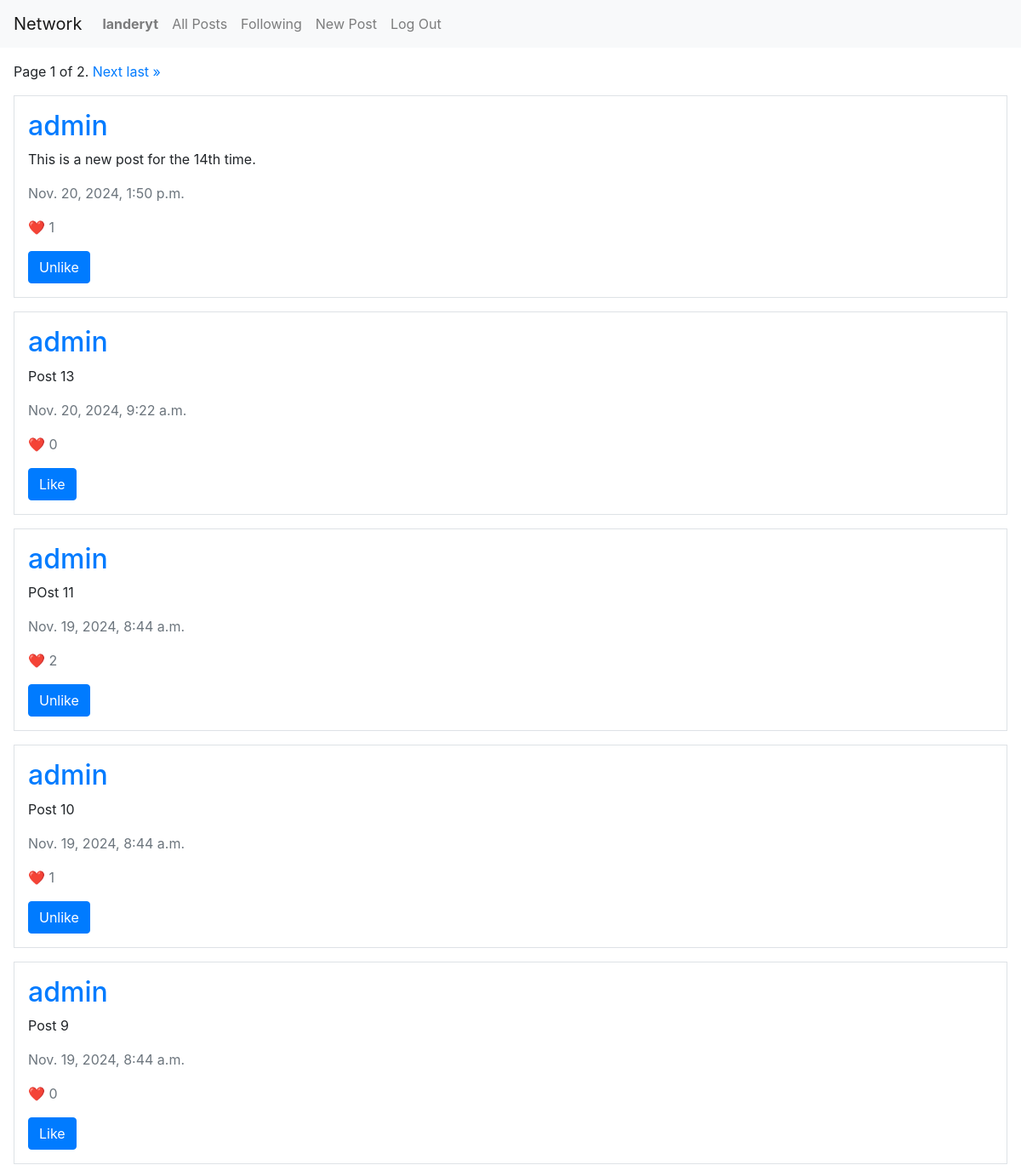
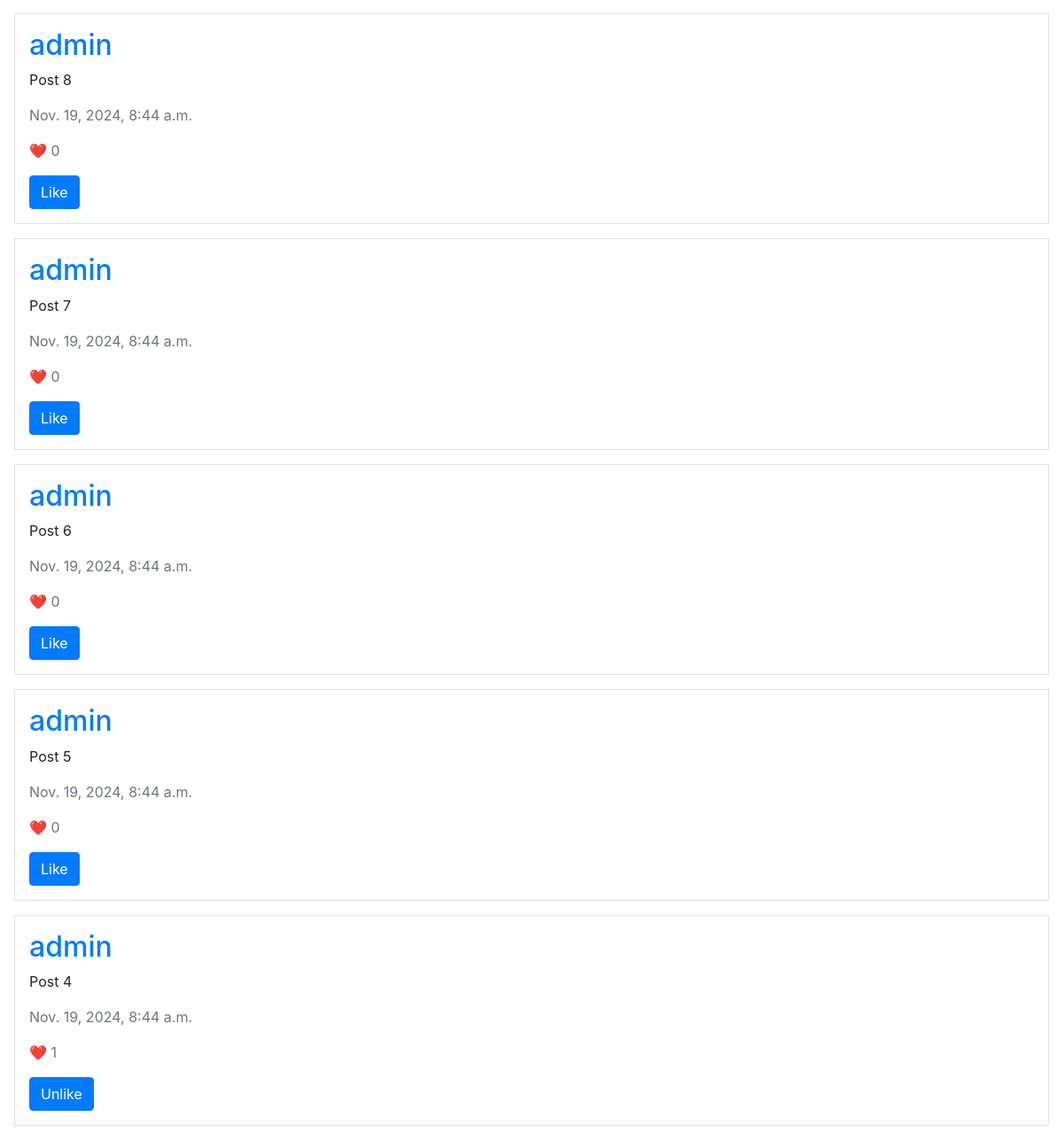
Page /following (signed in) on the committed database (2 pictures, top to bottom).
### network/models.py (models this page shows, shortened)
class User(AbstractUser):
    pass

class Post(models.Model):
    poster = models.ForeignKey(User, on_delete=models.CASCADE, related_name="posts")
    content = models.TextField()
    time_created = models.DateTimeField(default=timezone.now)

### network/views.py (the view)
# urls.py: path("following", views.following, name="following"),
@login_required
def following(request):
    following_objs = Follow.objects.filter(follower=request.user)
    following_users = list() # Gradually add to this list
    for follow in following_objs:
        following_users.append(follow.follow_target) # Add each user into the list
    all_posts = Post.objects.filter(poster__in=following_users).order_by("-time_created")
    paginator = Paginator(all_posts, 10)
    page_number = int(request.GET.get('page', 1))
    page_obj = paginator.get_page(page_number)
    is_liking = dict()
    for post in page_obj:
        is_liking[post.id] = request.user.liked_posts.all().filter(post=post).exists()
    for post in page_obj:
        post.is_liking = is_liking.get(post.id, False)
    return render(request, "network/following.html", {
        "page_obj": page_obj
    })

### network/templates/network/following.html (shortened to what this page needs)
{% extends "network/layout.html" %}
{% load static %}
{% block body %}
    <div class="m-3 pagination">
        <span class="step-links">
            <span class="current">
                Page {{ page_obj.number }} of {{ page_obj.paginator.num_pages }}.
            </span>
            {% if page_obj.has_next %}
                <a href="?page={{ page_obj.next_page_number }}">Next</a>
                <a href="?page={{ page_obj.paginator.num_pages }}">last &raquo;</a>
            {% endif %}
        </span>
    </div>
    {% for post in page_obj %}
        <div class="border m-3 p-3">
            <div class="main-post" data-post-id="{{ post.id }}">
                <h2><a href="{% url 'profile' post.poster.id %}">{{ post.poster }}</a></h2>
                <p class="post-content" data-post-id="{{ post.id }}">{{ post.content }}</p>
                <p class="text-secondary">{{ post.time_created }}</p>
                <p class="text-secondary like-count" data-post-id="{{ post.id }}">❤️ {{ post.likes.count }}</p>
                <button class="like-button btn btn-primary" data-post-id="{{ post.id }}" data-is-liking="{{ post.is_liking }}"></button>
            </div>
        </div>
    {% endfor %}
{% endblock %}

### network/templates/network/layout.html (shortened to what this page needs)
{% load static %}
<!DOCTYPE html>
<html lang="en">
    <head>
        <link rel="stylesheet" href="https://stackpath.bootstrapcdn.com/bootstrap/4.4.1/css/bootstrap.min.css">
        <link href="{% static 'network/styles.css' %}" rel="stylesheet">
    </head>
    <body>
        <nav class="navbar navbar-expand-lg navbar-light bg-light">
            <a class="navbar-brand" href="{% url 'index' %}">Network</a>
            <div>
              <ul class="navbar-nav mr-auto">
                {% if user.is_authenticated %}
                    <li class="nav-item">
                        <a class="nav-link" href="{% url 'profile' user.id %}"><strong>{{ user.username }}</strong></a>
                    </li>
                {% endif %}
                <li class="nav-item">
                  <a class="nav-link" href="{% url 'index' %}">All Posts</a>
                </li>
                {% if user.is_authenticated %}
                    <li class="nav-item">
                        <a class="nav-link" href="{% url 'following' %}">Following</a>
                    </li>
                    <li class="nav-item">
                        <a class="nav-link" href="{% url 'new_post' %}">New Post</a>
                    </li>
                    <li class="nav-item">
                        <a class="nav-link" href="{% url 'logout' %}">Log Out</a>
                    </li>
                {% endif %}
              </ul>
            </div>
          </nav>
        <div class="body">
            {% block body %}
            {% endblock %}
        </div>
    </body>
</html>

### rows in the picture
User: username "landeryt"
Post: poster "admin", content "This is a new post for the 14th time.", time_created "Nov. 20, 2024, 1:50 p.m.", likes.count "1"
Post: poster "admin", content "Post 13", time_created "Nov. 20, 2024, 9:22 a.m.", likes.count "0"
Post: poster "admin", content "POst 11", time_created "Nov. 19, 2024, 8:44 a.m.", likes.count "2"
Post: poster "admin", content "Post 10", time_created "Nov. 19, 2024, 8:44 a.m.", likes.count "1"
Post: poster "admin", content "Post 9", time_created "Nov. 19, 2024, 8:44 a.m.", likes.count "0"
Post: poster "admin", content "Post 8", time_created "Nov. 19, 2024, 8:44 a.m.", likes.count "0"
Post: poster "admin", content "Post 7", time_created "Nov. 19, 2024, 8:44 a.m.", likes.count "0"
Post: poster "admin", content "Post 6", time_created "Nov. 19, 2024, 8:44 a.m.", likes.count "0"
Post: poster "admin", content "Post 5", time_created "Nov. 19, 2024, 8:44 a.m.", likes.count "0"
Post: poster "admin", content "Post 4", time_created "Nov. 19, 2024, 8:44 a.m.", likes.count "1"

### other values in the picture
{{ page_obj.number }} "1"
{{ page_obj.paginator.num_pages }} "2"
